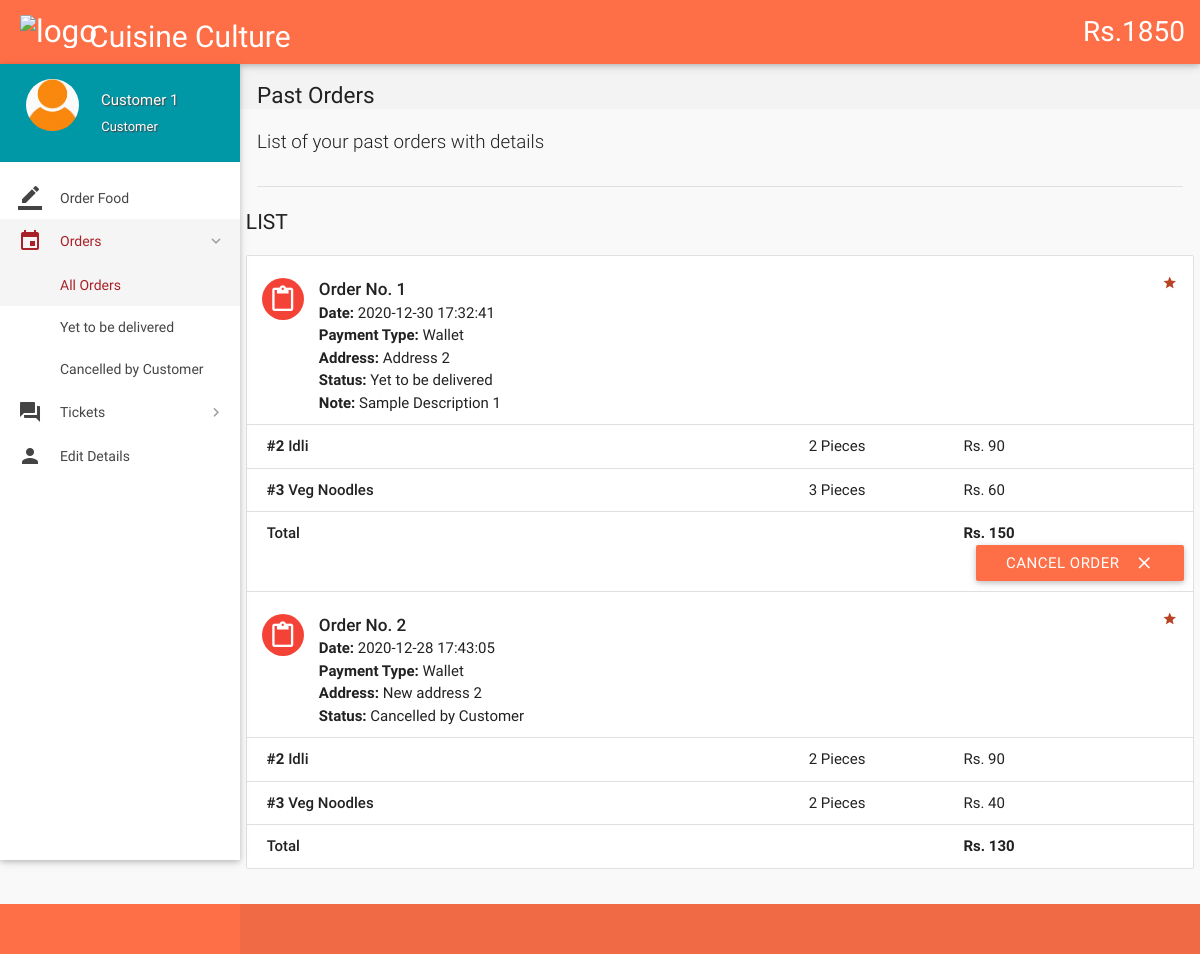
Page /orders.php (signed in) on the committed database.
### tables this page shows
CREATE TABLE `wallet_details` (
  `id` int(11) NOT NULL,
  `wallet_id` int(11) NOT NULL,
  `number` varchar(16) NOT NULL,
  `cvv` int(3) NOT NULL,
  `balance` int(11) NOT NULL DEFAULT 2000
);

CREATE TABLE `orders` (
  `id` int(11) NOT NULL,
  `customer_id` int(11) NOT NULL,
  `address` varchar(300) NOT NULL,
  `description` varchar(300) NOT NULL,
  `date` datetime NOT NULL DEFAULT current_timestamp(),
  `payment_type` varchar(16) NOT NULL DEFAULT 'Wallet',
  `total` int(11) NOT NULL,
  `status` varchar(25) NOT NULL DEFAULT 'Yet to be delivered',
  `deleted` tinyint(4) NOT NULL DEFAULT 0
);

CREATE TABLE `order_details` (
  `id` int(11) NOT NULL,
  `order_id` int(11) NOT NULL,
  `item_id` int(11) NOT NULL,
  `quantity` int(11) NOT NULL,
  `price` int(11) NOT NULL
);

CREATE TABLE `items` (
  `id` int(11) NOT NULL,
  `name` varchar(20) NOT NULL,
  `price` int(11) NOT NULL,
  `deleted` tinyint(4) NOT NULL DEFAULT 0
);

### includes/wallet.php (called while the page is built)
<?php
$user_id=$_SESSION['user_id'];
$sql = mysqli_query($con, "SELECT * FROM wallet where customer_id = $user_id");
while($row1 = mysqli_fetch_array($sql)){
$wallet_id = $row1['id'];
}
$sql = mysqli_query($con, "SELECT * FROM wallet_details where wallet_id = $wallet_id");
while($row1 = mysqli_fetch_array($sql)){
$balance = $row1['balance'];
}
?>

### includes/connect.php (called while the page is built, shortened)
<?php
$name = $_SESSION['name'];
$role = $_SESSION['role'];
?>

### orders.php (the view, shortened to what this page needs)
<?php
include 'includes/connect.php';
include 'includes/wallet.php';
	if($_SESSION['customer_sid']==session_id())
	{
		?>
<!DOCTYPE html>
<html lang="en">
<head>
  <link href="css/materialize.min.css" type="text/css" rel="stylesheet" media="screen,projection">
  <link href="css/style.min.css" type="text/css" rel="stylesheet" media="screen,projection">
  <link href="css/custom/custom.min.css" type="text/css" rel="stylesheet" media="screen,projection">
  <link href="js/plugins/perfect-scrollbar/perfect-scrollbar.css" type="text/css" rel="stylesheet" media="screen,projection">
</head>
<body>
  <header id="header" class="page-topbar">
        <div class="navbar-fixed">
            <nav class="navbar-color"  style = "background-color : #ff6f47;">
                <div class="nav-wrapper">
                    <ul class="left">
                      <li><h1 class="logo-wrapper"><a href="index.php" class="brand-logo darken-1"><img src="https://image.flaticon.com/icons/png/512/45/45200.png" alt="logo" style="height:50px; width:65px;" ></a> <span class="logo-text">Logo</span></h1></li>
                    <h1>&nbsp&nbsp&nbsp&nbsp&nbsp&nbsp&nbsp&nbsp&nbsp&nbsp&nbsp&nbspCuisine Culture</h1>
                    </ul>
                    <ul class="right hide-on-med-and-down">
                       <li><a href="#" class="waves-effect waves-block waves-light" style = "font-size:28px;"><?php echo "Rs.".$balance;?></a></li>
                    </ul>
                </div>
            </nav>
        </div>
  </header>
  <div id="main">
    <div class="wrapper">
      <aside id="left-sidebar-nav">
        <ul id="slide-out" class="side-nav fixed leftside-navigation">
            <li class="user-details cyan darken-2">
            <div class="row">
                <div class="col col s4 m4 l4">
                    <img src="images/avatar1.jpg" alt=""  class="circle responsive-img valign profile-image">
                </div>
                <div class="col col s8 m8 l8">
                    <a class="btn-flat dropdown-button waves-effect waves-light white-text profile-btn" href="#" data-activates="profile-dropdown"><?php echo $name;?> <i class="mdi-navigation-arrow-drop-down right"></i></a>
                    <p class="user-roal"><?php echo $role;?></p>
                </div>
            </div>
            </li>
            <li class="bold"><a href="index.php" class="waves-effect waves-cyan"><i class="mdi-editor-border-color"></i> Order Food</a>
            </li>
                <li class="no-padding">
                    <ul class="collapsible collapsible-accordion">
                        <li class="bold"><a class="collapsible-header waves-effect waves-cyan active"><i class="mdi-editor-insert-invitation"></i> Orders</a>
                            <div class="collapsible-body">
                                <ul>
								<li class="<?php
								if(!isset($_GET['status'])){
										echo 'active';
									}?>
									"><a href="orders.php">All Orders</a>
                                </li>
								<?php
									$sql = mysqli_query($con, "SELECT DISTINCT status FROM orders  WHERE customer_id = $user_id;;");
									while($row = mysqli_fetch_array($sql)){
                                    echo '<li class='.(isset($_GET['status'])?($status == $_GET['status'] ? 'active' : ''): '').'><a href="orders.php?status='.$row['status'].'">'.$row['status'].'</a>
                                    </li>';
									}
									?>
                                </ul>
                            </div>
                        </li>
                    </ul>
                </li>
                <li class="no-padding">
                    <ul class="collapsible collapsible-accordion">
                        <li class="bold"><a class="collapsible-header waves-effect waves-cyan"><i class="mdi-action-question-answer"></i> Tickets</a>
                        </li>
                    </ul>
                </li>
            <li class="bold"><a href="details.php" class="waves-effect waves-cyan"><i class="mdi-social-person"></i> Edit Details</a>
            </li>
        </ul>
        </aside>
      <section id="content">
        <div id="breadcrumbs-wrapper">
          <div class="container">
            <div class="row">
              <div class="col s12 m12 l12">
                <h5 class="breadcrumbs-title">Past Orders</h5>
              </div>
            </div>
          </div>
        </div>
        <div class="container">
          <p class="caption">List of your past orders with details</p>
          <div class="divider"></div>
<div id="work-collections" class="seaction">
					<?php
					if(isset($_GET['status'])){
						$status = $_GET['status'];
					}
					else{
						$status = '%';
					}
					$sql = mysqli_query($con, "SELECT * FROM orders WHERE customer_id = $user_id AND status LIKE '$status';;");
					echo '              <div class="row">
                <div>
                    <h4 class="header">List</h4>
                    <ul id="issues-collection" class="collection">';
					while($row = mysqli_fetch_array($sql))
					{
						$status = $row['status'];
						echo '<li class="collection-item avatar">
                              <i class="mdi-content-content-paste red circle"></i>
                              <span class="collection-header">Order No. '.$row['id'].'</span>
                              <p><strong>Date:</strong> '.$row['date'].'</p>
                              <p><strong>Payment Type:</strong> '.$row['payment_type'].'</p>
							  <p><strong>Address: </strong>'.$row['address'].'</p>
                              <p><strong>Status:</strong> '.($status=='Paused' ? 'Paused <a  data-position="bottom" data-delay="50" data-tooltip="Please contact administrator for further details." class="btn-floating waves-effect waves-light tooltipped cyan">    ?</a>' : $status).'</p>
							  '.(!empty($row['description']) ? '<p><strong>Note: </strong>'.$row['description'].'</p>' : '').'
							  <a href="#" class="secondary-content"><i class="mdi-action-grade"></i></a>
                              </li>';
						$order_id = $row['id'];
						$sql1 = mysqli_query($con, "SELECT * FROM order_details WHERE order_id = $order_id;");
						while($row1 = mysqli_fetch_array($sql1))
						{
							$item_id = $row1['item_id'];
							$sql2 = mysqli_query($con, "SELECT * FROM items WHERE id = $item_id;");
							while($row2 = mysqli_fetch_array($sql2)){
								$item_name = $row2['name'];
							}
							echo '<li class="collection-item">
                            <div class="row">
                            <div class="col s7">
                            <p class="collections-title"><strong>#'.$row1['item_id'].'</strong> '.$item_name.'</p>
                            </div>
                            <div class="col s2">
                            <span>'.$row1['quantity'].' Pieces</span>
                            </div>
                            <div class="col s3">
                            <span>Rs. '.$row1['price'].'</span>
                            </div>
                            </div>
                            </li>';
							$id = $row1['order_id'];
						}
								echo'<li class="collection-item">
                                        <div class="row">
                                            <div class="col s7">
                                                <p class="collections-title"> Total</p>
                                            </div>
                                            <div class="col s2">
											<span> </span>
                                            </div>
                                            <div class="col s3">
                                                <span><strong>Rs. '.$row['total'].'</strong></span>
                                            </div>';
								if(!preg_match('/^Cancelled/', $status)){
									if($status != 'Delivered'){
								echo '<form action="routers/cancel-order.php" method="post">
										<input type="hidden" value="'.$id.'" name="id">
										<input type="hidden" value="Cancelled by Customer" name="status">
										<input type="hidden" value="'.$row['payment_type'].'" name="payment_type">
										<button style="  background: #ff6f47;" class="btn waves-effect waves-light right submit" type="submit" name="action">Cancel Order
                                              <i class="mdi-content-clear right"></i>
										</button>
										</form>';
								}
								}
								echo'</div></li>';
					}
					?>
					 </ul>
                </div>
              </div>
            </div>
        </div>
      </section>
    </div>
  </div>
  <footer class="page-footer"  style = "background-color : #ff6f47;">
    <div class="footer-copyright">
    </div>
  </footer>
</body>
</html>
<?php
	}
?>

### rows in the picture
wallet_details: balance "1850"
orders: id "1", date "2020-12-30 17:32:41", payment_type "Wallet", address "Address 2", status "Yet to be delivered", description "Sample Description 1", total "150"
order_details: item "2", item.name "Idli", quantity "2", price "90"
order_details: item "3", item.name "Veg Noodles", quantity "3", price "60"
orders: id "2", date "2020-12-28 17:43:05", payment_type "Wallet", address "New address 2", status "Cancelled by Customer", total "130"
order_details: item "2", item.name "Idli", quantity "2", price "90"
order_details: item "3", item.name "Veg Noodles", quantity "2", price "40"

### other values in the picture
$name "Customer 1"
$role "Customer"
$row['status'] "Yet to be delivered"
$row['status'] "Cancelled by Customer"
